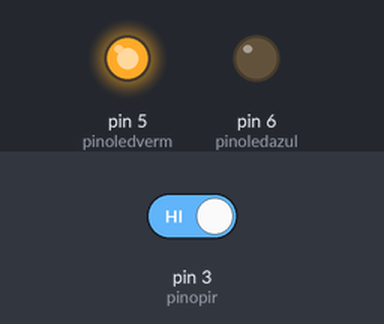
Bench run of a sketch on a simulated Arduino Uno, built with avr-gcc and run on an emulated ATmega328P. On the bench: output pins drawn as LEDs (lit = HIGH). The inputs (shaded band) are chosen by the test bench; at power-on: pin 3 (pinopir) HIGH.

Above: at 1.2 s.
1.3 s: pin 3 (pinopir) driven LOW
At 2.1 s:
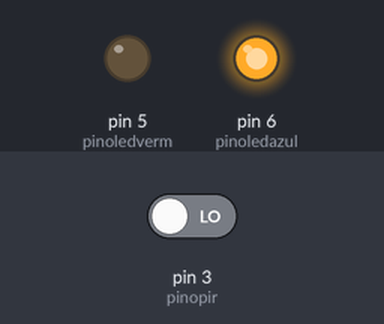
2.8 s: pin 3 (pinopir) driven HIGH
At 3.2 s:
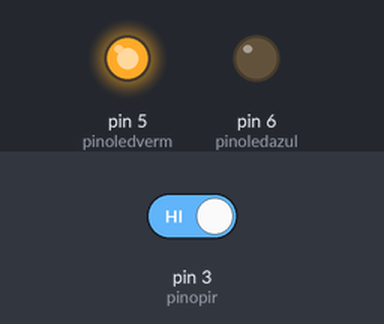
Timing chart, 0 to 5.8 s (numbered marks = the images above; inputs shaded):
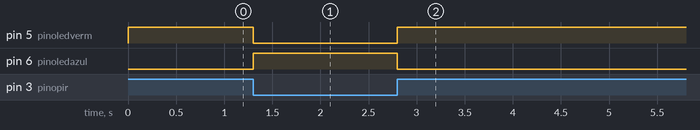

The sketch:

5.ino
```cpp
// Programa : Sensor de presenca com modulo PIR
// Autor : Arduino e Cia

int pinoledverm = 5; //Pino ligado ao led vermelho
int pinoledazul = 6; //Pino ligado ao led azul
int pinopir = 3;  //Pino ligado ao sensor PIR
int acionamento;  //Variavel para guardar valor do sensor

void setup()
{
  pinMode(pinoledverm, OUTPUT); //Define pino como saida
  pinMode(pinoledazul, OUTPUT); //Define pino como saida
  pinMode(pinopir, INPUT);   //Define pino sensor como entrada

}

void loop()
{
 acionamento = digitalRead(pinopir); //Le o valor do sensor PIR
 if (acionamento == LOW)  //Sem movimento, mantem led azul ligado
 {
    digitalWrite(pinoledverm, LOW);
    digitalWrite(pinoledazul, HIGH);
 }
 else  //Caso seja detectado um movimento, aciona o led vermelho
 {
    digitalWrite(pinoledverm, HIGH);
    digitalWrite(pinoledazul, LOW);
 }
}
```

Measured:
- after the input at 1.3 s, pin 5 (pinoledverm): HIGH → LOW at once; pin 6 (pinoledazul): LOW → HIGH at once
- after the input at 2.8 s, pin 5 (pinoledverm): LOW → HIGH at once; pin 6 (pinoledazul): HIGH → LOW at once
